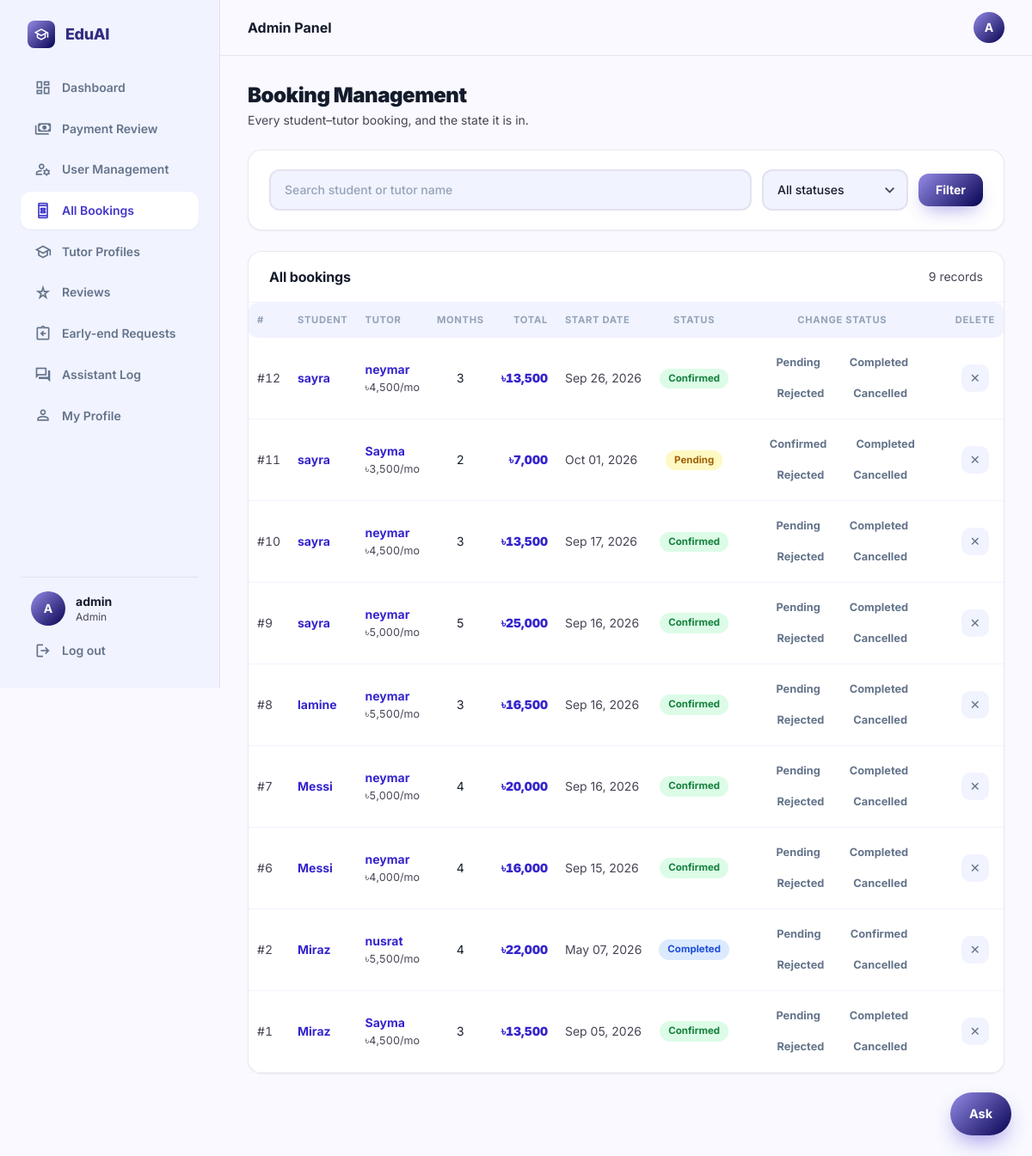
The app's page /admin-panel/bookings/ (signed in) with its own data.
### accounts/models.py (models this page shows, shortened)
class User(AbstractUser):
    ROLE_CHOICES = (
        ('student', 'Student'),
        ('tutor', 'Tutor'),
    )
    VERIFICATION_STATUS_CHOICES = (
        ('unverified', 'Not submitted'),
        ('pending', 'Pending review'),
        ('verified', 'Verified'),
        ('rejected', 'Rejected'),
    )
    role = models.CharField(max_length=10, choices=ROLE_CHOICES)
    avatar = models.ImageField(upload_to='avatars/', blank=True, null=True)
    phone = models.CharField(max_length=20, blank=True, null=True)
    education = models.CharField(max_length=150, blank=True, null=True,
                                  help_text='e.g. BSc in CSE, Dhaka University')
    id_card_number = models.CharField(max_length=40, blank=True, null=True,
                                      help_text='University ID card number')
    id_card_front = models.ImageField(upload_to='id_cards/', storage=private_storage,
                                      blank=True, null=True)
    id_card_back = models.ImageField(upload_to='id_cards/', storage=private_storage,
                                     blank=True, null=True)
    bio = models.TextField(blank=True, null=True)
    nid_number = models.CharField(max_length=30, blank=True, null=True)
    nid_image = models.ImageField(upload_to='nid_cards/', storage=private_storage,
                                  blank=True, null=True,
                                  help_text='Photo/scan of the NID — required for tutor registration')
    nid_verification_status = models.CharField(
        max_length=10, choices=VERIFICATION_STATUS_CHOICES, default='unverified',
    )

### bookings/models.py (models this page shows, shortened)
class Booking(models.Model):
    STATUS_CHOICES = (
        ('pending', 'Pending'),
        ('confirmed', 'Confirmed'),
        ('completed', 'Completed'),
        ('rejected', 'Rejected'),
        ('cancelled', 'Cancelled'),
    )
    student = models.ForeignKey(User, on_delete=models.CASCADE, related_name='student_bookings')
    tutor = models.ForeignKey(User, on_delete=models.CASCADE, related_name='tutor_bookings')
    date     = models.DateField()
    months   = models.PositiveIntegerField(default=1, validators=[MinValueValidator(1)])
    course   = models.ForeignKey(
        Course, on_delete=models.SET_NULL,
        null=True, blank=True, related_name='bookings'
    )
    status   = models.CharField(max_length=10, choices=STATUS_CHOICES, default='pending')
    agreed_monthly_rate = models.DecimalField(
        max_digits=10, decimal_places=2, null=True, blank=True,
        help_text='Monthly rate captured at booking time'
    )
    meet_link = models.URLField(blank=True, default='', help_text='Google Meet / Zoom link set by tutor')
    tutor_message = models.TextField(blank=True, default='', help_text='Message from tutor to student')
    created_at = models.DateTimeField(auto_now_add=True)
    updated_at = models.DateTimeField(auto_now=True)
    class Meta:
        ordering = ['-created_at']
    @property
    def total_amount(self):
        return float(self.monthly_rate) * self.months
    @property
    def monthly_rate(self):
        if self.agreed_monthly_rate is not None:
            return self.agreed_monthly_rate
        if self.course is not None:
            return self.course.monthly_rate
        return 0

### quick_tutor/admin_views.py (the view)
        def wrapper(request, *args, **kwargs):
            if not request.user.is_authenticated:
                return redirect('login')
            if not test(request.user):
                messages.error(request, denial)
                return redirect('home')
            return view_fn(request, *args, **kwargs)

### chatbot/context_processors.py (called while the page is built)
def assistant(request):
    return {'chat_starters': json.dumps(list(_starters(request.user)))}

### chatbot/views.py (called while the page is built, shortened)
def _starters(user):
    if not user.is_authenticated:
        return ('How much does a tutor cost?',
                'How do I book a tutor?',
                'How do refunds work?',
                'How do I become a tutor?')
    if user.is_staff or user.is_superuser:
        return ('What needs reviewing?',
                'How many payments are waiting?',
                'How much is owed in refunds?')

### quick_tutor/admin_views.py (called while the page is built)
def _gate(test, denial):
    def decorator(view_fn):
        def wrapper(request, *args, **kwargs):
            if not request.user.is_authenticated:
                return redirect('login')
            if not test(request.user):
                messages.error(request, denial)
                return redirect('home')
            return view_fn(request, *args, **kwargs)
        wrapper.__name__ = view_fn.__name__
        wrapper.__doc__ = view_fn.__doc__
        return wrapper
    return decorator

@staff_required
def admin_bookings(request):
    status_filter = request.GET.get('status', '')
    search        = request.GET.get('q', '')
    bookings = Booking.objects.select_related('student', 'tutor', 'tutor__tutor_profile').order_by('-created_at')
    if status_filter:
        bookings = bookings.filter(status=status_filter)
    if search:
        bookings = bookings.filter(
            Q(student__username__icontains=search) | Q(tutor__username__icontains=search)
        )
    context = {'bookings': bookings, 'status_filter': status_filter, 'search': search,
               'STATUS_CHOICES': Booking.STATUS_CHOICES}
    return render(request, 'admin_panel/bookings.html', context)

### quick_tutor/templatetags/assets.py (called while the page is built)
def _version(path):
    try:
        absolute = finders.find(path)
        if absolute and os.path.exists(absolute):
            return str(int(os.path.getmtime(absolute)))
    except Exception:                      # pragma: no cover - never break a page
        pass
    return ''

@register.simple_tag
def static_v(path):
    url = static(path)
    if settings.DEBUG:
        stamp = _version(path)
    else:
        if path not in _versions:
            _versions[path] = _version(path)
        stamp = _versions[path]
    return f'{url}?v={stamp}' if stamp else url

### templates/admin_panel/bookings.html (shortened to what this page needs)
{% extends 'base/luminary_base.html' %}
{% block page_title %}Booking Management{% endblock %}
{% block nav_all_bookings %}is-active{% endblock %}
{% block page_subtitle %}<p>Every student–tutor booking, and the state it is in.</p>{% endblock %}
{% block content %}
<div class="stack">
  <form method="GET" class="card">
    <div class="card__body row">
      <div class="field" style="flex:1;min-width:200px">
        <input type="search" name="q" id="f-q" value="{{ search }}" placeholder="Search student or tutor name">
      </div>
      <div class="field" style="min-width:170px">
        <select name="status" id="f-status">
          <option value="" {% if not status_filter %}selected{% endif %}>All statuses</option>
        </select>
      </div>
      <button type="submit" class="btn btn--primary">Filter</button>
    </div>
  </form>
  <section class="card">
    <div class="card__head"><h3>All bookings</h3>
      <span class="small muted">{{ bookings|length }} record{{ bookings|length|pluralize }}</span></div>
    <div class="tablewrap">
      <table class="data">
        <thead>
          <tr><th>#</th><th>Student</th><th>Tutor</th><th class="center">Months</th>
              <th class="right">Total</th><th>Start date</th><th class="center">Status</th>
              <th class="center">Change status</th><th class="center">Delete</th></tr>
        </thead>
        <tbody>
          {% for b in bookings %}
          <tr>
            <td class="muted num">#{{ b.id }}</td>
            <td><a href="/admin-panel/users/{{ b.student.id }}/" class="strong">{{ b.student.username }}</a></td>
            <td>
              <a href="/admin-panel/users/{{ b.tutor.id }}/" class="strong">{{ b.tutor.username }}</a>
              <div class="xsmall muted num">৳{{ b.monthly_rate|floatformat:"0g" }}/mo</div>
            </td>
            <td class="center num">{{ b.months }}</td>
            <td class="right"><span class="money num">৳{{ b.total_amount|floatformat:"0g" }}</span></td>
            <td class="small muted nowrap">{{ b.date|date:"M d, Y" }}</td>
            <td class="center"><span class="pill pill--{{ b.status }}">{{ b.get_status_display }}</span></td>
            <td>
              <div class="cellactions center">
                {% for value, label in STATUS_CHOICES %}
                {% if b.status != value %}
                <form method="POST" action="/admin-panel/bookings/{{ b.id }}/status/{{ value }}/" class="inline-form">
                  <button type="submit" class="btn btn--quiet btn--sm">{{ label }}</button>
                </form>
                {% endif %}
                {% endfor %}
              </div>
            </td>
            <td class="center">
              <a href="/admin-panel/bookings/{{ b.id }}/delete/" class="iconbtn iconbtn--danger" title="Delete">✕</a>
            </td>
          </tr>
          {% empty %}
          <tr><td colspan="9"><div class="empty"><h3>No bookings found</h3><p>Nothing matches this filter yet.</p></div></td></tr>
          {% endfor %}
        </tbody>
      </table>
    </div>
  </section>
</div>
{% endblock %}

### templates/base/luminary_base.html (shortened to what this page needs)
<!DOCTYPE html>
{% load static %}
{% load assets %}
<html lang="en">
<head>
<link rel="stylesheet" href="{% static_v 'css/eduai.css' %}"/>
</head>
<body>
<div class="app">
<aside class="sidebar">
  <a href="/" class="brand">
    <span class="brand__tile"><span class="ms" aria-hidden="true">school</span></span>
    EduAI
  </a>
  <nav class="sidenav" aria-label="Main">
    {% if user.is_authenticated %}
    <a href="/dashboard/" class="{% block nav_dashboard %}{% endblock %}"><span class="ms" aria-hidden="true">dashboard</span> Dashboard</a>
    {% endif %}
    {% if not user.is_authenticated %}
    <a href="/"><span class="ms" aria-hidden="true">home</span> Home</a>
    <a href="/tutors/" class="{% block nav_browse %}{% endblock %}"><span class="ms" aria-hidden="true">search</span> Find Tutors</a>
    <a href="/reviews/" class="{% block nav_reviews %}{% endblock %}"><span class="ms" aria-hidden="true">star_rate</span> Student Reviews</a>
    {% elif user.is_superuser or user.is_staff %}
    <a href="/payments/manage/" class="{% block nav_pay_admin %}{% endblock %}"><span class="ms" aria-hidden="true">payments</span> Payment Review</a>
    <a href="/admin-panel/users/" class="{% block nav_admin_users %}{% endblock %}"><span class="ms" aria-hidden="true">manage_accounts</span> User Management</a>
    <a href="/admin-panel/bookings/" class="{% block nav_all_bookings %}{% endblock %}"><span class="ms" aria-hidden="true">book_online</span> All Bookings</a>
    <a href="/admin-panel/tutors/" class="{% block nav_admin_tutors %}{% endblock %}"><span class="ms" aria-hidden="true">school</span> Tutor Profiles</a>
    <a href="/admin-panel/reviews/" class="{% block nav_admin_reviews %}{% endblock %}"><span class="ms" aria-hidden="true">star_rate</span> Reviews</a>
    <a href="/admin-panel/requests/" class="{% block nav_admin_requests %}{% endblock %}"><span class="ms" aria-hidden="true">assignment_return</span> Early-end Requests</a>
    <a href="/admin-panel/chat/" class="{% block nav_admin_chat %}{% endblock %}"><span class="ms" aria-hidden="true">forum</span> Assistant Log</a>
    {% endif %}
    {% if user.is_authenticated %}
    <a href="/accounts/profile/" class="{% block nav_profile %}{% endblock %}"><span class="ms" aria-hidden="true">person</span> My Profile</a>
    {% endif %}
  </nav>
  <div class="sidebar__foot">
    {% if user.is_authenticated %}
    <div class="sidebar__user">
      {% if user.avatar %}
        <img src="{{ user.avatar.url }}" alt="" class="avatar" style="width:40px;height:40px;border-radius:9999px">
      {% else %}
        <span class="avatar" style="width:40px;height:40px;border-radius:9999px">{{ user.username|upper|first }}</span>
      {% endif %}
      <div style="min-width:0">
        <p class="sidebar__name">{{ user.get_full_name|default:user.username }}</p>
        <p class="sidebar__role">{% if user.is_superuser or user.is_staff %}Admin{% else %}{{ user.role }}{% endif %}</p>
      </div>
    </div>
    <a href="/accounts/logout/" class="sidebar__logout"><span class="ms" aria-hidden="true">logout</span> Log out</a>
    {% else %}
    <a href="/accounts/register/" class="btn btn--primary btn--block">Join for free</a>
    <a href="/accounts/login/" class="btn btn--secondary btn--block">Log in</a>
    {% endif %}
  </div>
</aside>
<div class="app__main">
  <header class="appbar">
    <p class="appbar__title">{% block appbar_title %}{% if user.is_superuser or user.is_staff %}Admin Panel{% elif user.role == 'student' %}Student Portal{% elif user.role == 'tutor' %}Tutor Portal{% else %}EduAI{% endif %}{% endblock %}</p>
    <div class="appbar__right">
      {% if user.is_authenticated %}
      <a href="/accounts/profile/" title="{{ user.username }}">
        {% if user.avatar %}
          <img src="{{ user.avatar.url }}" alt="{{ user.username }}" class="avatar"/>
        {% else %}
          <span class="avatar">{{ user.username|upper|first }}</span>
        {% endif %}
      </a>
      {% else %}
      <div class="appbar__guest">
        <a href="/accounts/login/" class="btn btn--quiet btn--sm">Log in</a>
        <a href="/accounts/register/" class="btn btn--primary btn--sm">Join</a>
      </div>
      {% endif %}
    </div>
  </header>
  {% block pagehead %}
  <div class="pagehead">
    <div class="container">
      <div class="pagehead__title">
        <h1>{% block page_title %}EduAI{% endblock %}</h1>
      </div>
      {% block page_subtitle %}{% endblock %}
    </div>
  </div>
  {% endblock %}
  {% block main %}
  <main class="page">
    <div class="container">
      {% block content %}{% endblock %}
    </div>
  </main>
  {% endblock %}
</div>
</div>
{% include 'chatbot/widget.html' %}
</body>
</html>

### records on screen
User: username|first "A", get_full_name "admin"
Booking: id "12", student.username "sayra", tutor.username "neymar", monthly_rate "4,500", months "3", total_amount "13,500", date "Sep 26, 2026", status "Confirmed", STATUS_CHOICES "Pending" "Completed" "Rejected" "Cancelled"
Booking: id "11", student.username "sayra", tutor.username "Sayma", monthly_rate "3,500", months "2", total_amount "7,000", date "Oct 01, 2026", status "Pending", STATUS_CHOICES "Confirmed" "Completed" "Rejected" "Cancelled"
Booking: id "10", student.username "sayra", tutor.username "neymar", monthly_rate "4,500", months "3", total_amount "13,500", date "Sep 17, 2026", status "Confirmed", STATUS_CHOICES "Pending" "Completed" "Rejected" "Cancelled"
Booking: id "9", student.username "sayra", tutor.username "neymar", monthly_rate "5,000", months "5", total_amount "25,000", date "Sep 16, 2026", status "Confirmed", STATUS_CHOICES "Pending" "Completed" "Rejected" "Cancelled"
Booking: id "8", student.username "lamine", tutor.username "neymar", monthly_rate "5,500", months "3", total_amount "16,500", date "Sep 16, 2026", status "Confirmed", STATUS_CHOICES "Pending" "Completed" "Rejected" "Cancelled"
Booking: id "7", student.username "Messi", tutor.username "neymar", monthly_rate "5,000", months "4", total_amount "20,000", date "Sep 16, 2026", status "Confirmed", STATUS_CHOICES "Pending" "Completed" "Rejected" "Cancelled"
Booking: id "6", student.username "Messi", tutor.username "neymar", monthly_rate "4,000", months "4", total_amount "16,000", date "Sep 15, 2026", status "Confirmed", STATUS_CHOICES "Pending" "Completed" "Rejected" "Cancelled"
Booking: id "2", student.username "Miraz", tutor.username "nusrat", monthly_rate "5,500", months "4", total_amount "22,000", date "May 07, 2026", status "Completed", STATUS_CHOICES "Pending" "Confirmed" "Rejected" "Cancelled"
Booking: id "1", student.username "Miraz", tutor.username "Sayma", monthly_rate "4,500", months "3", total_amount "13,500", date "Sep 05, 2026", status "Confirmed", STATUS_CHOICES "Pending" "Completed" "Rejected" "Cancelled"

### other values on screen
{{ bookings|length }} "9"
